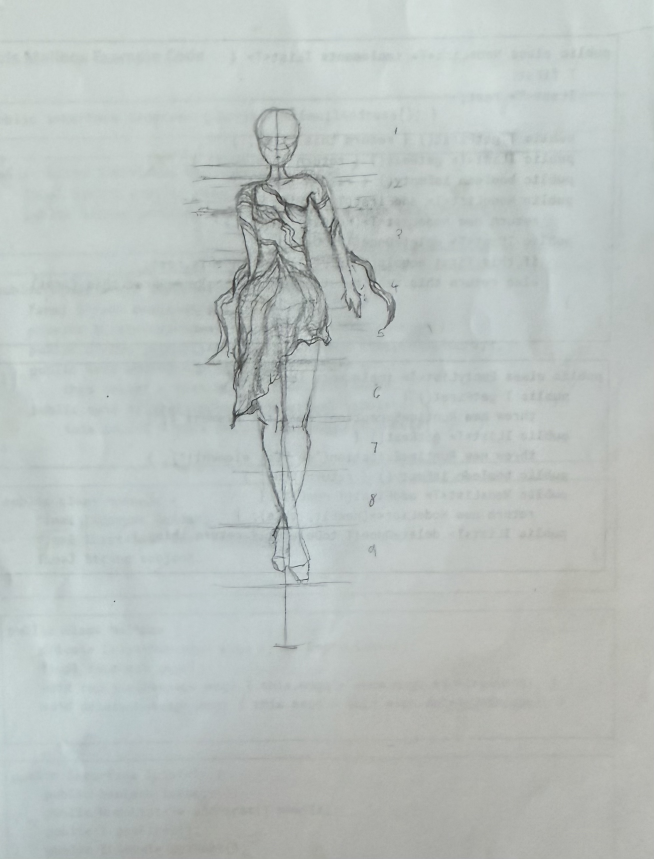
#> input picture managed_generativity/sketch_original.jpg, 1962 x 2576 px (shown at 1/3 size)
$ python analyze.py
#> lines starting #> are read from the running program, lines starting #| are printed output that depends on the picture; after the words box and inside, x2 and y2 are one past the last pixel; in counts of white or black regions, pixels touching at a corner belong together; long printed decimals are rounded
import numpy as np
from PIL import Image, ImageFilter
im = Image.open('sketch_original.jpg')
#> im is the input picture: PIL image 1962x2576 RGB; mean R, G, B 186.9, 194.4, 192
g = np.asarray(im.convert('L')).astype(np.float32)
H, W = g.shape
#> H = 2576; W = 1962
# background (paper) estimate: downsample, max-filter (pencil is dark), blur, upsample
small = Image.fromarray(g.astype(np.uint8)).resize((W//8, H//8), Image.BOX)
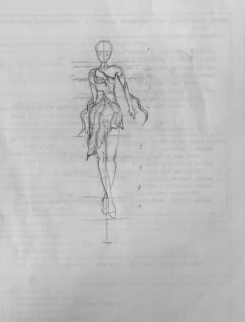
#> small: PIL image 245x322 L; min 74, max 220, mean 192
bg = small.filter(ImageFilter.MaxFilter(9)).filter(ImageFilter.GaussianBlur(6)).resize((W, H), Image.BICUBIC)
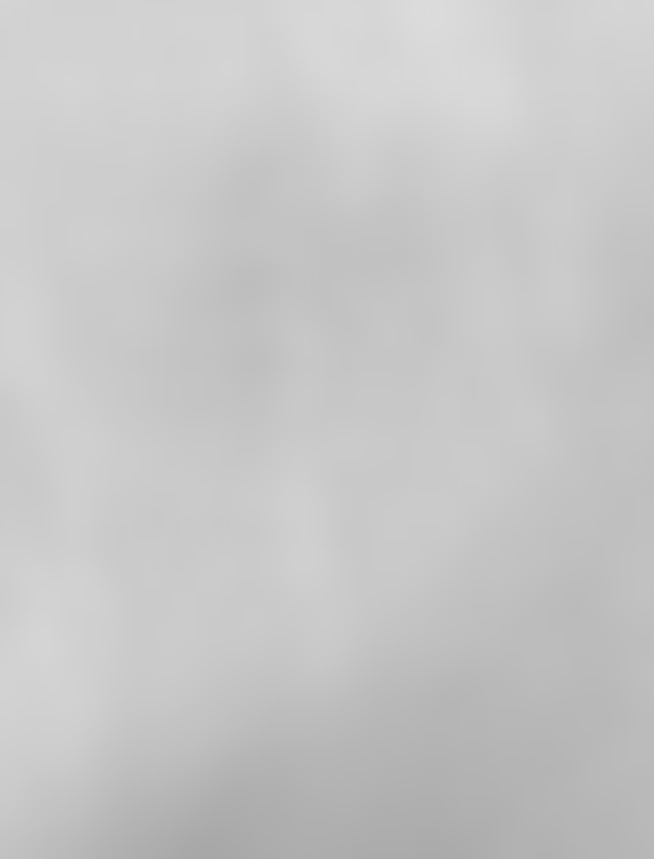
#> bg: PIL image 1962x2576 L (shown at 1/3 size); min 167, max 220, mean 198.2
bg = np.asarray(bg).astype(np.float32)
#> bg: shape (2576, 1962) float32
dark = np.clip((bg - g) / np.maximum(bg, 1), 0, 1)   # relative darkness 0..1
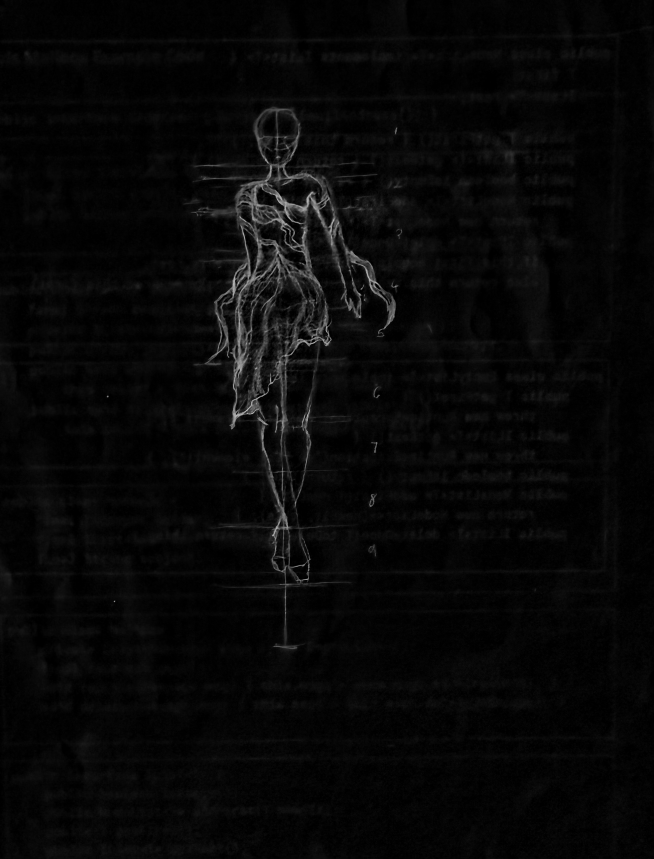
#> dark: shape (2576, 1962) float32 (shown at 1/3 size); min 0, max 0.877, mean 0.0322
np.save('diag/dark.npy', dark)
print('paper bg percentiles', np.percentile(bg, [1, 50, 99]))
#| paper bg percentiles [172. 200. 216.]
print('dark percentiles', np.percentile(dark, [50, 90, 95, 98, 99, 99.5, 99.9]))
#| dark percentiles [0.0203 0.05392 0.07692 0.2059 0.3263 0.4197
#|  0.5789]
# visualize darkness (inverted) and a few thresholds
Image.fromarray((255 - dark*255).astype(np.uint8)).resize((W//3, H//3)).save('diag/dark_vis.png')
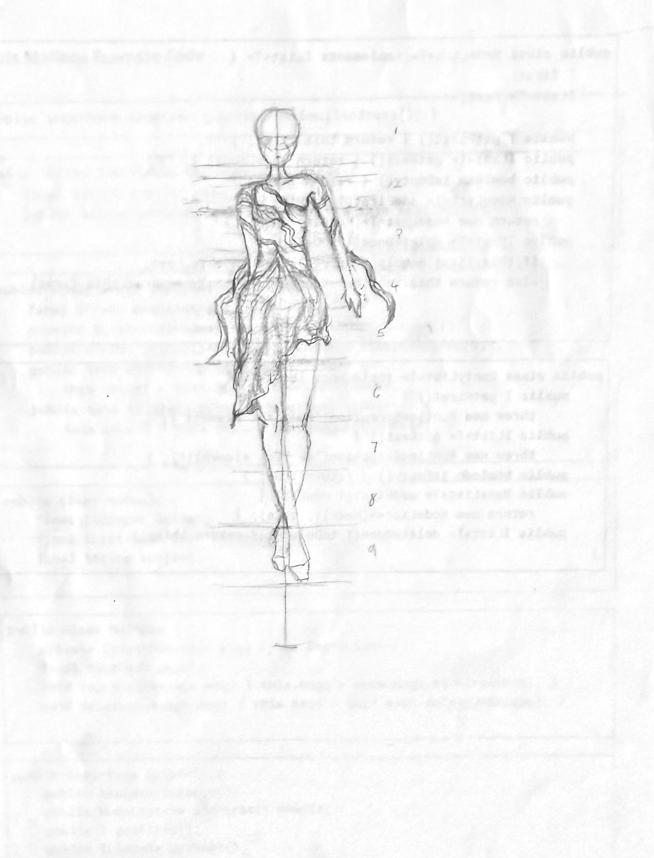
#> saved as dark_vis.png: PIL image 654x858 L; min 65, max 255, mean 246.3
for t in [0.06, 0.10, 0.15, 0.22]:
    m = (dark > t)
    Image.fromarray((255 - m*255).astype(np.uint8)).resize((W//3, H//3)).save(f'diag/thr_{int(t*100):02d}.png')
    print('thr', t, 'frac', m.mean())
#> this loop made 4 passes
#| thr 0.06 frac 0.07699
#| thr 0.1 frac 0.03821
#| thr 0.15 frac 0.02721
#| thr 0.22 frac 0.01853
#> pass 1, `m = (dark > t)`:
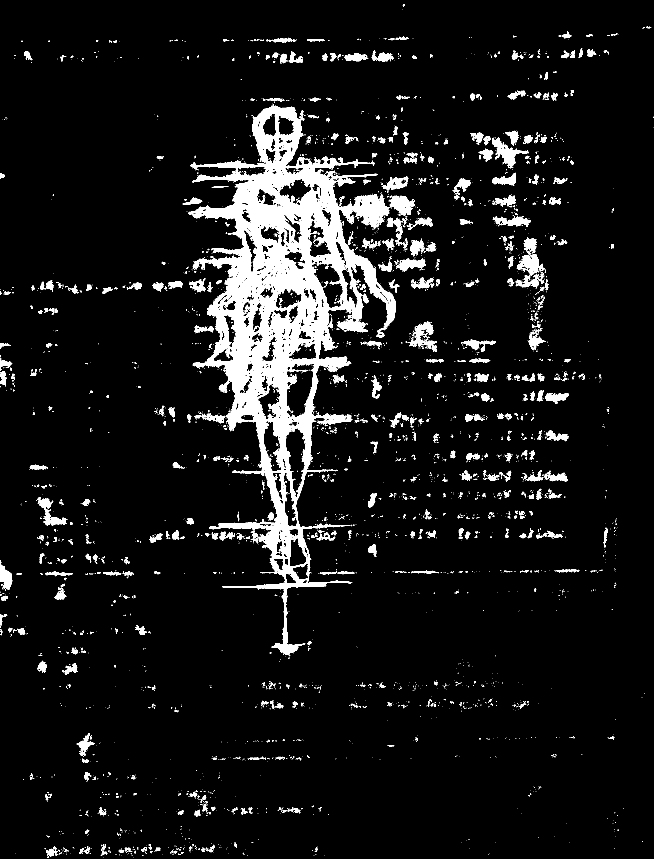
#> m: shape (2576, 1962) bool (shown at 1/3 size); 7.7% white; 4161 white regions (3512 under 20 px), largest, box (x1, y1, x2, y2) and area: (565, 316, 1188, 1969) 262143, (1476, 412, 1586, 505) 3111, (1168, 587, 1245, 648) 2680
#> pass 1, `Image.fromarray((255 - m*255).astype(np.uint8)).resize((W//3, H//3)).s..`:
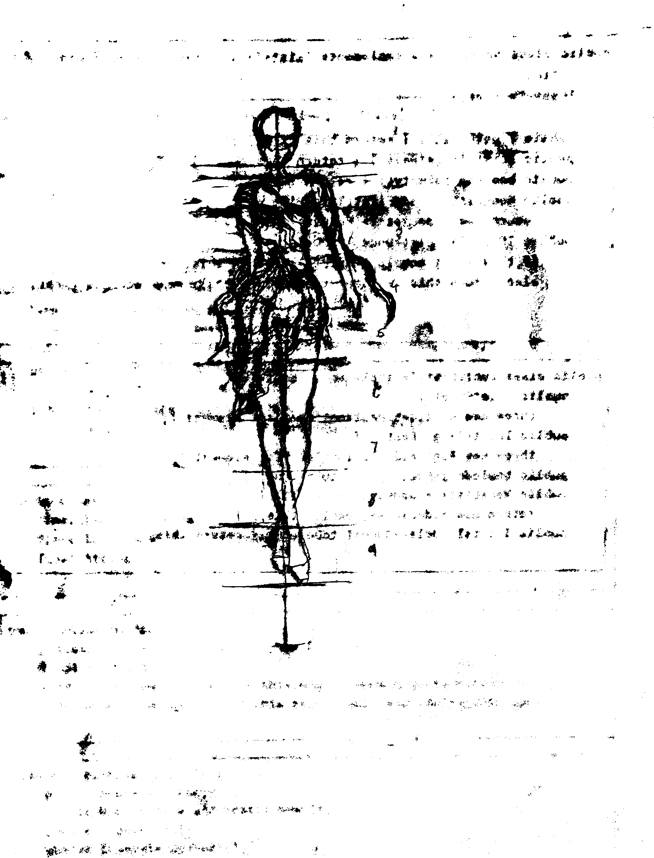
#> saved as thr_06.png: PIL image 654x858 L; min 0, max 255, mean 235.3
#> after the loop:
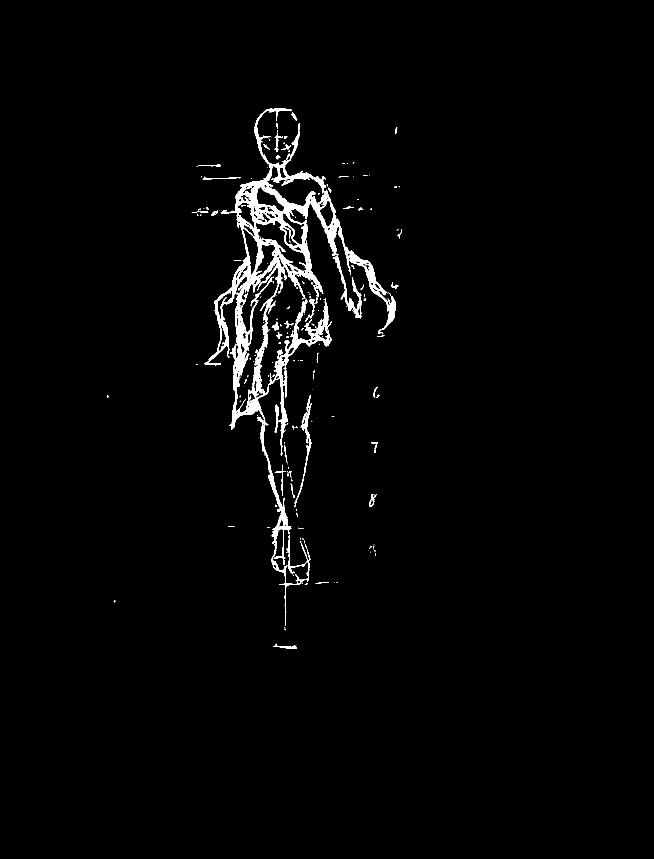
#> m: shape (2576, 1962) bool (shown at 1/3 size); 1.9% white; 268 white regions (190 under 20 px), largest, box (x1, y1, x2, y2) and area: (613, 325, 1187, 1368) 74959, (771, 1250, 901, 1878) 5827, (997, 760, 1084, 955) 2643
# histogram of darkness in a text-only region (top-right band) vs the skirt region
print('text region (y 350-700 of top, x 1500-1900) dark pct', np.percentile(dark[350:700, 1500:1900], [90, 99, 99.9]))
#| text region (y 350-700 of top, x 1500-1900) dark pct [0.05392 0.09709 0.1561]
